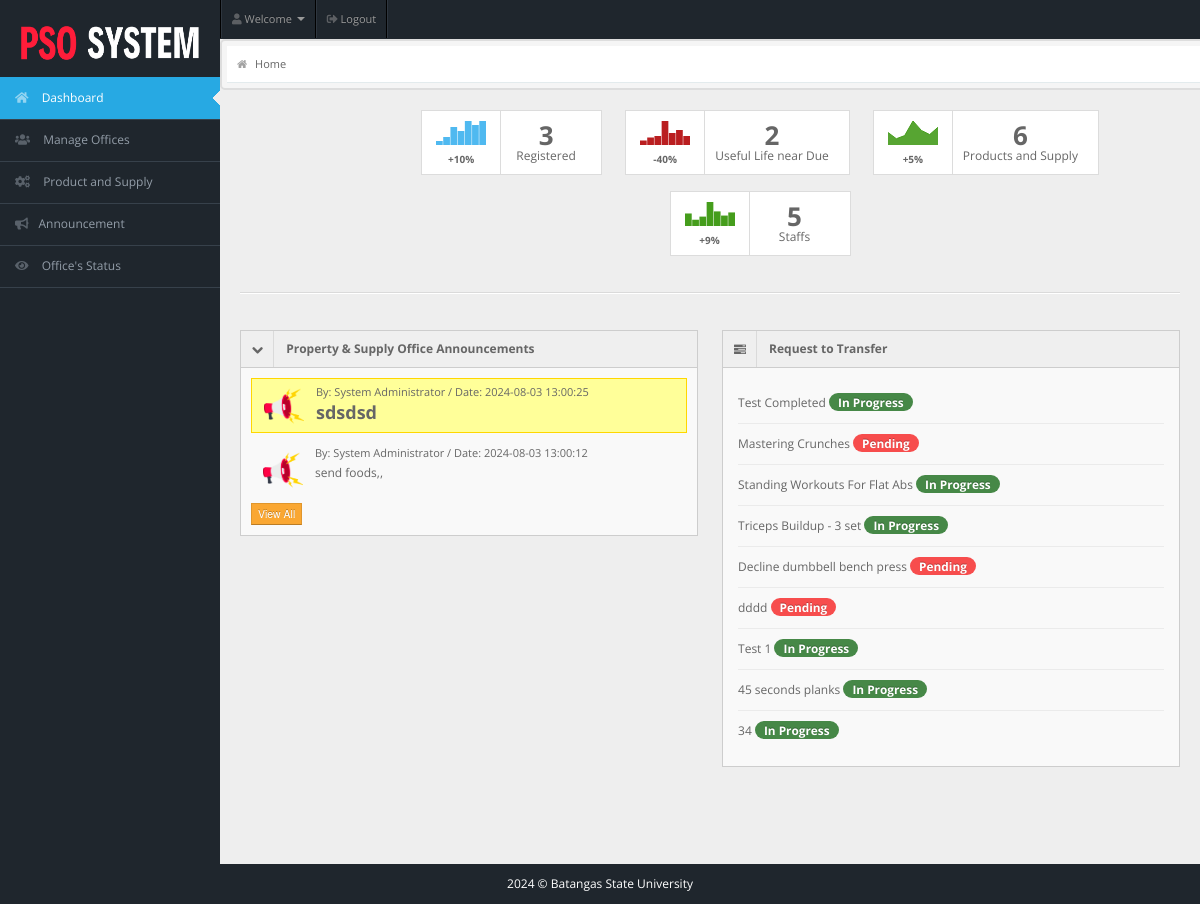
Before: /staff/staff-pages/index.php (signed in) with the older database file.
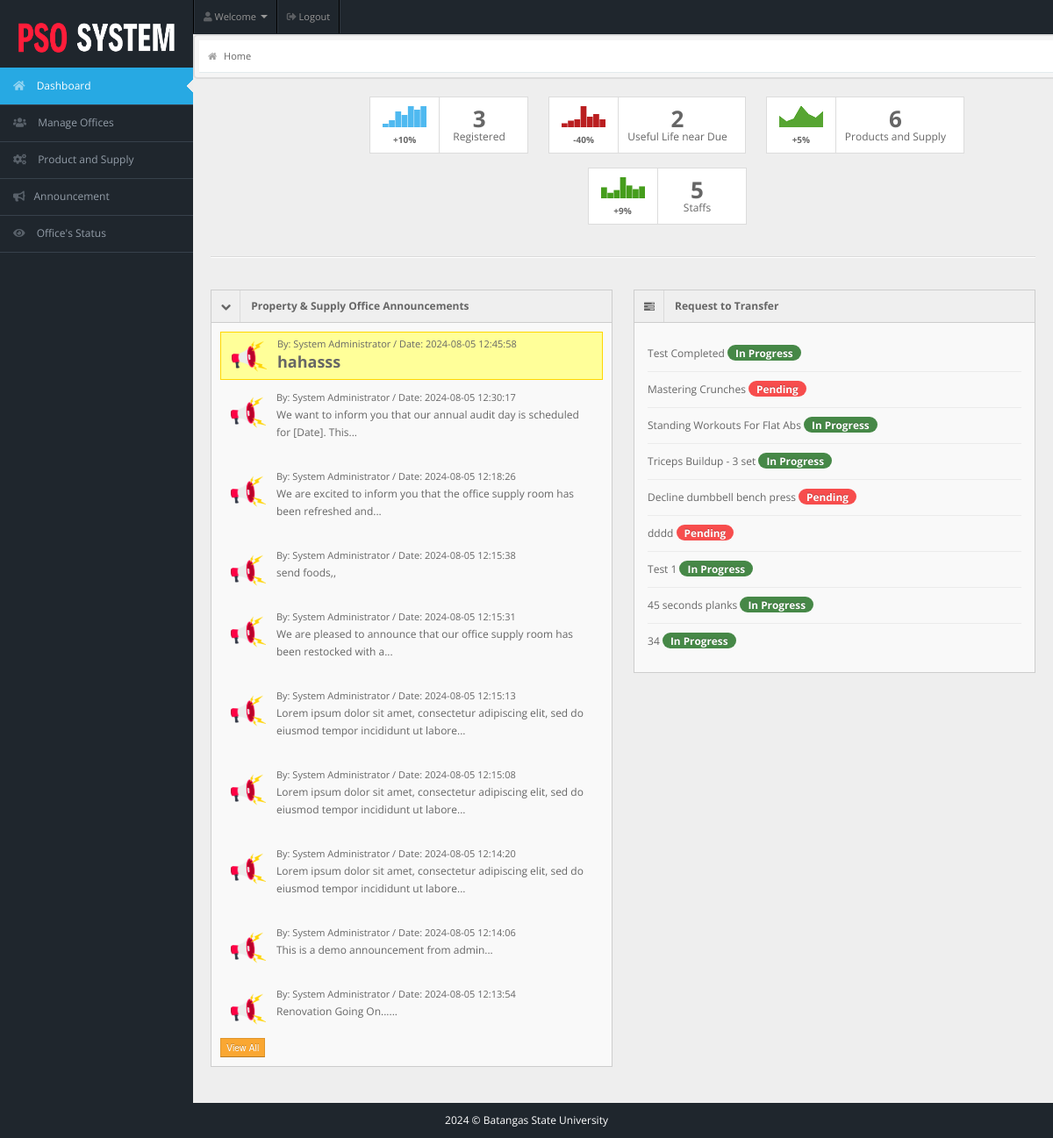
After: the same page with the newer database file.
### tables this page shows
CREATE TABLE IF NOT EXISTS `announcements` (
  `id` int NOT NULL AUTO_INCREMENT,
  `toWho` varchar(255) NOT NULL,
  `subject` varchar(255) NOT NULL,
  `message` varchar(1000) NOT NULL,
  `date` timestamp NOT NULL,
  PRIMARY KEY (`id`)
);

CREATE TABLE IF NOT EXISTS `todo` (
  `id` int NOT NULL AUTO_INCREMENT,
  `task_status` varchar(50) NOT NULL,
  `task_desc` varchar(30) NOT NULL,
  `user_id` int NOT NULL,
  PRIMARY KEY (`id`)
);

### staff/staff-pages/index.php (the view, shortened to what the changed rows need)
<!DOCTYPE html>
<html lang="en">
<head>
  <link rel="stylesheet" href="../css/bootstrap.min.css" />
  <link rel="stylesheet" href="../css/bootstrap-responsive.min.css" />
  <link rel="stylesheet" href="../css/fullcalendar.css" />
  <link rel="stylesheet" href="../css/matrix-style.css" />
  <link rel="stylesheet" href="../css/matrix-media.css" />
  <link href="../font-awesome/css/font-awesome.css" rel="stylesheet" />
  <link rel="stylesheet" href="../css/jquery.gritter.css" />
  <link href="https://cdnjs.cloudflare.com/ajax/libs/font-awesome/5.15.4/css/all.min.css" rel="stylesheet">
</head>
<body>
  <div id="content">
    <div class="container-fluid">
                <div class="right"> <strong><?php include 'actions/dashboard-staff-count.php' ?></strong> Staffs</div>
      <div class="row-fluid">
        <div class="span6">
          <div class="widget-box">
            <div class="widget-content nopadding collapse in" id="collapseG2">
              <ul class="recent-posts">
                <li>
                  <?php
                  include "../dbcon.php";
                  $one_week_ago = date('Y-m-d', strtotime('-1 week'));
                  $qry = "SELECT * FROM announcements WHERE date >= '$one_week_ago' ORDER BY date DESC";
                  $result = mysqli_query($con, $qry);
                  $count = 0;
                  while ($row = mysqli_fetch_array($result)) {
                    $count++;
                    $class = ($count == 1) ? 'highlight' : '';
                    echo "<div class='article-post $class'>";
                    $messageStyle = ($class == 'highlight') ? 'font-weight: bold;' : '';
                    $message = implode(' ', array_slice(explode(' ', $row['message']), 0, 15));
                    $message = strlen($row['message']) > 15 ? $message . "..." : $message;
                    echo "<div class='user-thumb' style='float: left; margin-right: 10px;'>";
                    echo "<img class='img-responsive zoom-img' width='50' height='50' alt='Alert' src='../img/icons/announcement.png'> ";
                    echo "</div>";
                    echo "<div style='overflow: hidden;'>";
                    echo "<span class='user-info'> By: System Administrator / Date: " . $row['date'] . " </span>";
                    echo "<p><a href='#' style='$messageStyle'>" . $message . "</a> </p>";
                    echo "</div>";
                    echo "</div>";
                  }
                  ?>
                </li>
              </ul>
            </div>
          </div>
        </div>
        <div class="span6">
          <div class="widget-box">
            <div class="widget-content">
              <div class="todo">
                <ul>
                  <?php
                  $qry = "SELECT * FROM todo";
                  $result = mysqli_query($conn, $qry);
                  while ($row = mysqli_fetch_array($result)) { ?>
                    <li class='clearfix'>
                      <div class='txt'> <?php echo $row["task_desc"] ?> <?php if ($row["task_status"] == "Pending") {
                                                                          echo '<span class="date badge badge-important">Pending</span>';
                                                                        } else {
                                                                          echo '<span class="date badge badge-success">In Progress</span>';
                                                                        } ?></div>
                    <?php }
                  echo "</li>";
                  echo "</ul>";
                    ?>
              </div>
            </div>
          </div>
        </div>
      </div>
    </div>
  </div>
</body>
</html>

Changed rows visible on the page:
removed announcements: date "2024-08-03 13:00:25", message "sdsdsd"
added announcements: date "2024-08-05 12:45:58", message "hahasss"
added announcements: date "2024-08-05 12:30:17", message "We want to inform you that our annual audit day is scheduled for [Date]. This..."
added announcements: date "2024-08-05 12:18:26", message "We are excited to inform you that the office supply room has been refreshed and..."
changed announcements "send foods,,": date "2024-08-03 13:00:12" → "2024-08-05 12:15:38"
added announcements: date "2024-08-05 12:15:31", message "We are pleased to announce that our office supply room has been restocked with a..."
now on this page (row edited): announcements: date "2024-08-05 12:15:13", message "Lorem ipsum dolor sit amet, consectetur adipiscing elit, sed do eiusmod tempor incididunt ut labore..."
now on this page (row edited): announcements: date "2024-08-05 12:15:08", message "Lorem ipsum dolor sit amet, consectetur adipiscing elit, sed do eiusmod tempor incididunt ut labore..."
now on this page (row edited): announcements: date "2024-08-05 12:14:20", message "Lorem ipsum dolor sit amet, consectetur adipiscing elit, sed do eiusmod tempor incididunt ut labore..."
now on this page (row edited): announcements: date "2024-08-05 12:14:06", message "This is a demo announcement from admin..."
now on this page (row edited): announcements: date "2024-08-05 12:13:54", message "Renovation Going On......"
